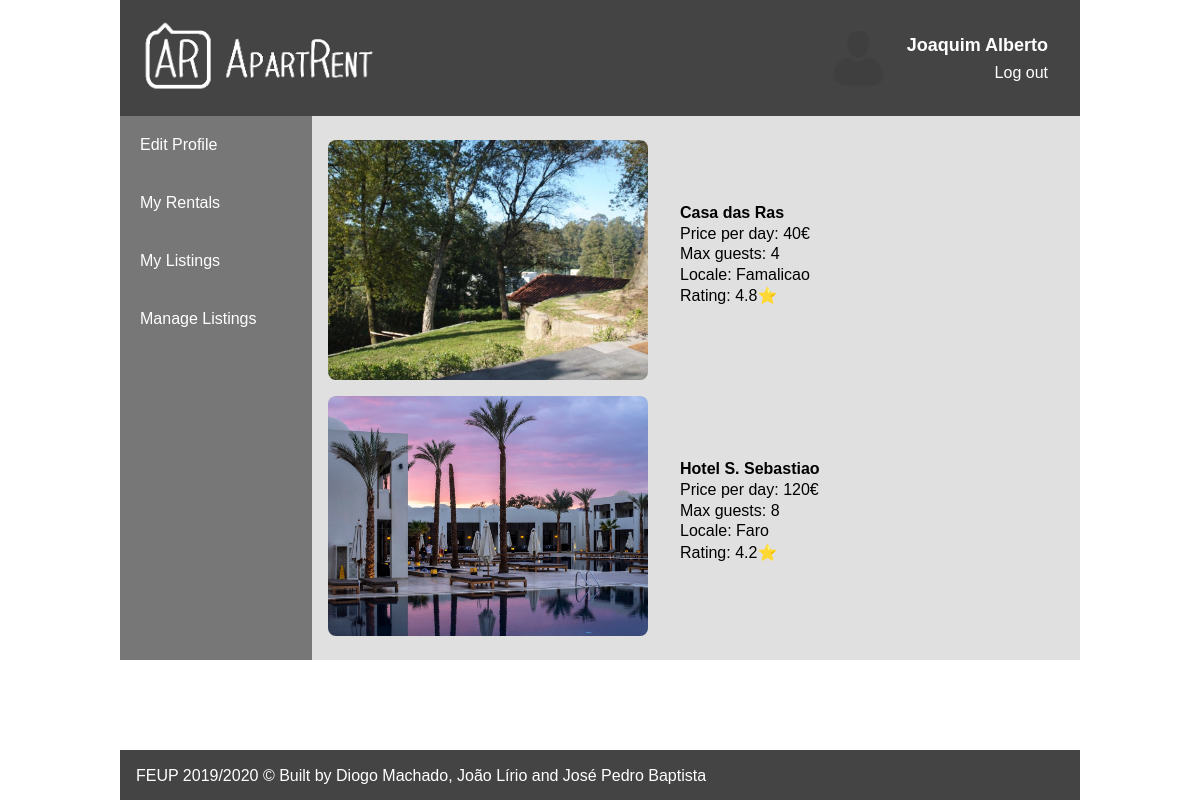
Page /pages/listings.php (signed in) on the committed database.
### tables this page shows
CREATE TABLE Apartment (id INTEGER PRIMARY KEY AUTOINCREMENT, address VARCHAR NOT NULL, postal_code CHAR (8) NOT NULL, daily_price REAL NOT NULL, description TEXT, owner INTEGER REFERENCES User (idUser), locale TEXT NOT NULL, listing_name TEXT NOT NULL, n_guests INTEGER NOT NULL CONSTRAINT "Number Guests" CHECK (n_guests > 0), n_ratings INTEGER DEFAULT (0) NOT NULL CONSTRAINT "Number Ratings" CHECK (n_ratings >= 0), average_rating DOUBLE CONSTRAINT "Average Rating Limits" CHECK (0.0 <= average_rating <= 5.0), CHECK (daily_price > 0), CHECK (postal_code LIKE '____-___'));

### pages/listings.php (called while the page is built, shortened)
<?php
    include_once('../templates/header.php');
    include_once('../templates/listings.php');
    include_once('../templates/footer.php');
?>

### includes/session.php (called while the page is built, shortened)
<?php
    function getUserID() {
        return $_SESSION['userID'];
    }
?>

### database/db_apartRent.php (called while the page is built, shortened)
<?php
    function getApartmentByID($id) {
        global $db;
        $stmt = $db->prepare('SELECT *
                              FROM Apartment
                              WHERE id = :id');
        $stmt->bindParam(":id", $id, PDO::PARAM_INT);
        $stmt->execute();
        return $stmt->fetch();
    }
    function getUserListings($userID) {
        global $db;
        $stmt = $db->prepare('SELECT id
                              FROM Apartment
                              WHERE owner = :user');
        $stmt->bindParam(":user", $userID, PDO::PARAM_INT);
        $stmt->execute();
        return $stmt->fetchAll();
    }
?>

### database/photo.php (called while the page is built, shortened)
<?php
    function getApartmentPhotos($idApartment)
 {
        global $db;
        $stmt = $db->prepare('SELECT idPhoto
                              FROM [Apartment-Photo]
                              WHERE idApartment = :idWantedApartment');
        $stmt->bindParam(":idWantedApartment", $idApartment, PDO::PARAM_INT);
        $stmt->execute();
        return $stmt->fetchAll();
    }
    function getPhotoPath($photoID)
 {
        return '../uploadedImages/'.$photoID.'.jpg';
    }
?>

### templates/listingInfo.php (the view, shortened to what this page needs)
<?php
function showListing($listing)
{
    $apartment = getApartmentByID($listing['id']);
    $apartment_images = getApartmentPhotos($listing['id']);
    $image_path = getPhotoPath($apartment_images[0]['idPhoto']);
    $apartment_name = $apartment['listing_name'];
    $apartment_daily_price = $apartment['daily_price'];
    $apartment_max = $apartment['n_guests'];
    $apartment_locale = $apartment['locale'];
    $apartment_rating = $apartment['average_rating'];
    echo    '<article>
                <a href="../pages/apartment.php?id='.$listing['id'].'">
                    <img src="' . $image_path . '" alt="">
                    <section class="info">
                        <span id="nome">' . $apartment_name . '</span>
                        <span id="preco"> ' . $apartment_daily_price . '</span>
                        <span id="max_pessoas">' . $apartment_max . '</span>
                        <span id="localidade"> ' . $apartment_locale . ' </span>
                        <span id="rating">' . $apartment_rating . '</span>
                    </section>
                </a>';
    echo '</article>';
}
?>

### templates/header.php (shortened to what this page needs)
<!DOCTYPE html>
<html lang="en-US">
<html>
    <head>
        <link href="../css/style.css" rel="stylesheet">
        <link href="../css/form.css" rel="stylesheet">
        <link href="../css/layout.css" rel="stylesheet">
        <link href="../css/responsive.css" rel="stylesheet">
        <link rel="stylesheet" href="https://use.fontawesome.com/releases/v5.3.1/css/all.css">
    </head>
    <body>
        <div id="page-container">
        <header>
            <a href="index.php">
                <img src="../resources/logo-white.png" alt="" id="logo">
            </a>
            <div class="signup">
                <?php
                    include_once('../templates/userAccountHeader.php');
                ?>
            </div>
        </header>
        <div id="content-wrap">

### templates/userAccountHeader.php
<?php
    include_once('../includes/session.php');
    $userID = getUserID();
    if(!isset($userID)) {
        echo '<div id="login_signup">
                <a id="login" href="login.php">Log in</a>
                <a href="signup.php">Sign up</a>
              </div>';
    }
    else {
        echo '
            <div id="profile_section">
                <img src="'.$_SESSION['profile_picture'].'">
                <div id="profile_section_text">
                    <a href="profile.php"><span>'.$_SESSION['name'].'</span></a>
                    <a href="../actions/logoutAction.php" alt="">Log out</a>
                </div>
            </div>';
    }
?>

### templates/listings.php (shortened to what this page needs)
<?php
include_once('../actions/validSession.php');
include_once('../includes/init.php');
include_once('../templates/listingInfo.php');
include_once('../database/db_apartRent.php');
include_once('../database/photo.php');
?>
<div class="profile-container" id="profile-container">
    <div class="profile-side-menu">
        <a href="../pages/editProfile.php">Edit Profile</a>
        <a href="../pages/viewRentals.php">My Rentals</a>
        <a href="../pages/listings.php">My Listings</a>
        <a href="../pages/listings.php?manage=1">Manage Listings</a>
    </div>
    <section class='results'>
        <?php
        $userID = getUserID();
        $query_results = getUserListings($userID);
        if (count($query_results) == 0) {
            echo '<p> No results found. </p>';
        }
        else
        {
            foreach ($query_results as $apartmentID)
            {
                showListing($apartmentID);
            }
        }
        ?>
    </section>
</div>

### templates/footer.php
            </div>
            <footer>
                <p>FEUP 2019/2020 &copy; Built by Diogo Machado, João Lírio and José Pedro Baptista</p>
            </footer>
        </div>
    </body>
</html>

### css/style.css (style rules this page uses)
header { background-color: #444444; color: #fff; padding: 1em; }
header #logo { height: 5em; }
header .signup a { padding: 0 1em; vertical-align: bottom; color: #fff; text-decoration: none; }
footer { height: 3em; background-color: #444444; color: #fff; padding-top: 1px; padding-bottom: 1px; padding-left: 1em; }
body { font-family: 'Trebuchet MS', sans-serif; }
.results { padding: 1em; }
.results article { padding-top: 0.5em; padding-bottom: 0.5em; display: flex; flex-direction: row; }
.results > article > a { text-decoration: none; color: #000; }
.results .info #nome { font-weight: bolder; }
.results .info #preco:before { content: 'Price per day: '; }
.results .info #preco:after { content: '€'; }
.results .info #max_pessoas:before { content: 'Max guests: '; }
.results .info #localidade:before { content: 'Locale: '; }
.results .info #rating:before { content: 'Rating: '; }
.results .info #rating:after { content: '\2B50'; }
.profile-container { background-color: #E0E0E0; }
.profile-side-menu { background-color: #777777; }
.profile-side-menu a { text-decoration: none; font-size: 100%; color: #fff; }
.profile-side-menu a { padding: 20px 20px 20px 20px; display: block; }
.info > span { padding-bottom: 2%; }

### css/layout.css (style rules this page uses)
body { margin: 0 auto; width: 60em; }
header { display: grid; grid-template-columns: auto; grid-template-rows: auto; padding: 1em; }
header img { grid-column: 1; grid-row: 1; }
header .signup { padding-right: 1em; display: flex; justify-content: end; text-align: end; grid-column: 2; grid-row: 1; right: 0; }
header .signup div { display: flex; flex-direction: row; align-content: center; }
.signup #profile_section > img { width: 4em; height: 4em; border-radius: 50%; object-fit: cover; padding: 0 1em; }
.signup #profile_section { display: flex; flex-direction: row; align-self: center; }
.signup #profile_section #profile_section_text { display: flex; flex-direction: column; align-self: center; justify-content: space-around; }
#profile_section_text a { padding: 0.25em 0; }
#profile_section_text span { font-size: large; font-weight: bold; }
#page-container { position: relative; min-height: 100vh; }
#content-wrap { padding-bottom: 3em; }
footer { position: absolute; bottom: 0; left: 0; right: 0; height: 3em; }
.profile-container { display: grid; grid-template-rows: auto auto; grid-template-columns: 12em auto; }
.profile-side-menu { grid-column: 1; grid-row: 1; }
.results { padding: 1em; }
.results article { display: flex; flex-direction: row; }
.results > article > a { display: flex; }
.results .info { display: flex; flex-direction: column; margin-left: 2em; margin-top: 4em; }
.results > article img { height: 15em; width: 20em; object-fit: cover; border-radius: 8px; }

### rows in the picture
apartment: shows a picture, listing_name "Casa das Ras", daily_price "40", n_guests "4", locale "Famalicao", average_rating "4.8"
apartment: shows a picture, listing_name "Hotel S. Sebastiao", daily_price "120", n_guests "8", locale "Faro", average_rating "4.2"

### other values in the picture
$_SESSION['name'] "Joaquim Alberto"
